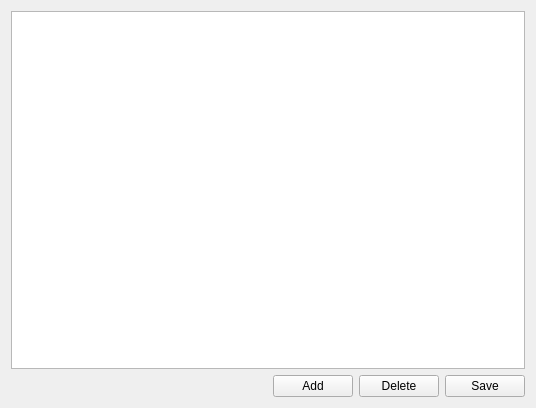
<?xml version="1.0" encoding="UTF-8"?>
<ui version="4.0">
 <class>WPeoples</class>
 <widget class="QWidget" name="WPeoples">
  <property name="geometry">
   <rect>
    <x>0</x>
    <y>0</y>
    <width>536</width>
    <height>408</height>
   </rect>
  </property>
  <property name="windowTitle">
   <string>Peoples</string>
  </property>
  <layout class="QVBoxLayout" name="verticalLayout">
   <item>
    <widget class="QTableView" name="tblPeoples"/>
   </item>
   <item>
    <layout class="QHBoxLayout" name="horizontalLayout">
     <item>
      <spacer name="horizontalSpacer">
       <property name="orientation">
        <enum>Qt::Horizontal</enum>
       </property>
       <property name="sizeHint" stdset="0">
        <size>
         <width>40</width>
         <height>20</height>
        </size>
       </property>
      </spacer>
     </item>
     <item>
      <widget class="QPushButton" name="btnAdd">
       <property name="text">
        <string>Add</string>
       </property>
      </widget>
     </item>
     <item>
      <widget class="QPushButton" name="btnDelete">
       <property name="text">
        <string>Delete</string>
       </property>
      </widget>
     </item>
     <item>
      <widget class="QPushButton" name="btnSave">
       <property name="text">
        <string>Save</string>
       </property>
      </widget>
     </item>
    </layout>
   </item>
  </layout>
 </widget>
 <resources/>
 <connections/>
</ui>
